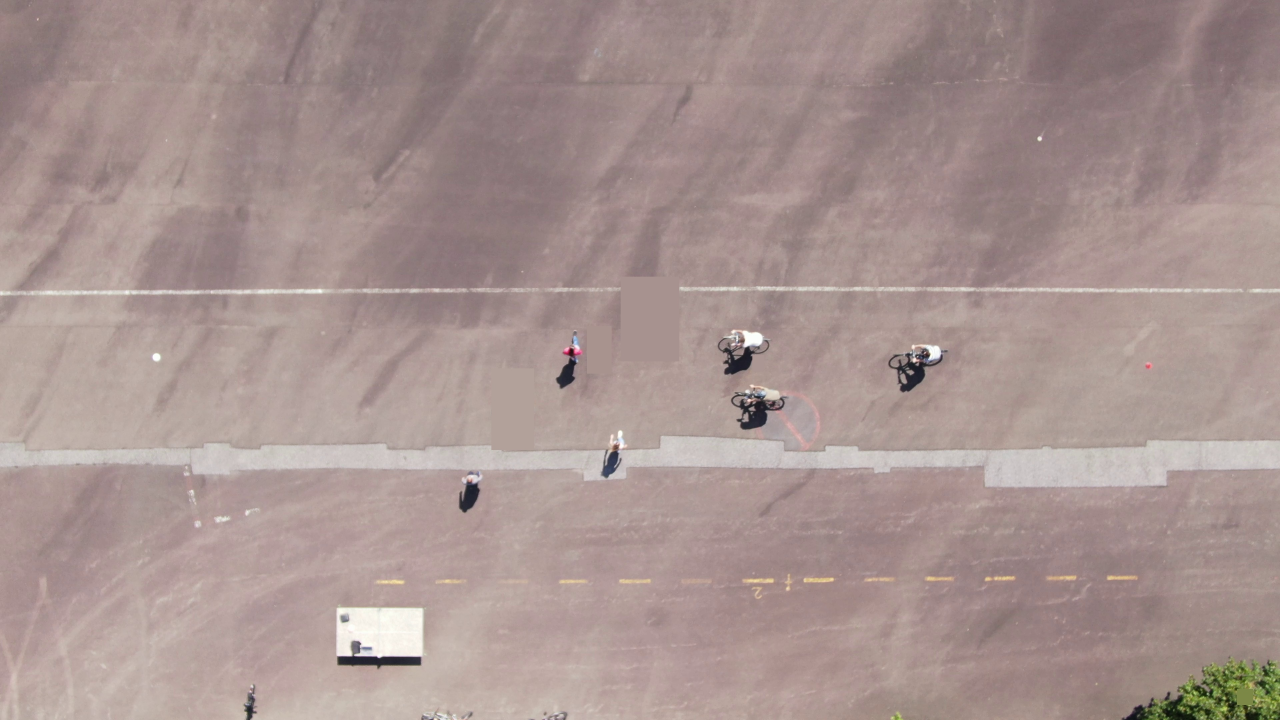
#> input picture 00120.jpg, 3840 x 2160 px, given in place of DJI_0148.mp4, which was not available (shown at 1/3 size)
$ python main_2.py
#> lines starting #> are read from the running program, lines starting #| are printed output that depends on the picture; pictures that were not available may be replaced by others from this repository, and a replacement may not be noted
# Python code for Background subtraction using OpenCV
import numpy as np
import matplotlib.pyplot as plt
import cv2
from skimage.measure import label, regionprops
from aux_func import Template_p_match, Element, assocciate, not_within_frame, wighted_associate

batch_s = 10

cap = cv2.VideoCapture('../../DJI_0148.mp4')
cap2= cv2.VideoCapture('../../DJI_0148.mp4')
fgbg = cv2.createBackgroundSubtractorKNN(batch_s,40,True)
# history, distance2threshold, detect-shadow
#fgbgmog = cv2.createBackgroundSubtractorMOG2()#10,50)
kernel = cv2.getStructuringElement(cv2.MORPH_ELLIPSE,(3,3))
kernel_dilate = cv2.getStructuringElement(cv2.MORPH_ELLIPSE,(5,5))


fourcc = cv2.VideoWriter_fourcc(*"MJPG")
writer = None

Final_Result = []

frame_id = 0
prv_regions = []
prv_frame = []
Thresh_move = 15

Traffic = []

while(1):
	ret, frame = cap.read()
#> frame is the input picture: shape (2160, 3840, 3); mean B, G, R 144.8, 148, 167.3
	print('shape: ',frame.shape)
#| shape:  (2160, 3840, 3)
	if frame_id%batch_s ==0:
		for i in range(batch_s):
			_,frame2 = cap2.read()
			fgmask = fgbg.apply(frame2,learningRate = float((batch_s-i)/batch_s))
	frame_id += 1
	#if frame_id%3 : continue
	fgmask = fgbg.apply(frame,learningRate = 0.1)
#> fgmask: shape (2160, 3840); every value is 0

	# find shadows
	fgmask_shadows = (fgmask==127)
	fgmask[fgmask>1] = 255

	fgmask = cv2.erode(fgmask,kernel,iterations = 1)

    # to cut object off
	label_image = label(fgmask)
#> label_image: shape (2160, 3840) int64; every value is 0

	Accepted_ratio = 0.25#changed
	Accepted_extent = 0.38#changed

	# first 4 frames are wrong
	regs_str = regionprops(label_image)
#> regs_str = []
	for region in regs_str:
		a = region.major_axis_length
		a+= 0.00001
		b = region.minor_axis_length
		shadow_r = 1
		if np.any(fgmask_shadows[label_image==region.label]):
			shadow_r = 0.7
		if((b/a)<(Accepted_ratio*shadow_r)) or region.extent<(Accepted_extent*shadow_r):
			# not an object (line maybe)
			fgmask[region.slice] = 0
#> this loop made 0 passes

	fgmask = cv2.dilate(fgmask,kernel_dilate,iterations = 2)

	label_image = label(fgmask)
	regs_str = regionprops(label_image)

	# another filter for objects
	for r in regs_str:
		if np.std(np.histogram(frame[r.slice],bins=256,range=(0,256))[0])<7:
			fgmask[r.slice] = 0


	label_image = label(fgmask)
	regs_str = regionprops(label_image)

	regs_ctrs = [r.centroid for r in regs_str]
#> regs_ctrs = []
	regs_sizes = [r.bbox_area for r in regs_str]
#> regs_sizes = []
	rectengles = []

	prv_centers = [r.centroid for r in prv_regions]
	if frame_id == 6:
		R,dists = assocciate(prv_centers,regs_ctrs)
		for p_pairs,d  in zip(R,dists):

			rgn = prv_regions[p_pairs[0]]
			rc = rgn.image.shape
			R_ele = regs_str[p_pairs[1]]

			E = Element(frame_id-1,prv_frame[rgn.slice],rgn)
			E.add_match(frame_id,R_ele,d)
			Traffic.append(E)
			X = np.array(R_ele.centroid).astype(int)

			rectengles.append([tuple((X[1]-rc[1],X[0]-rc[0]))
			,tuple((X[1]+rc[1],X[0]+rc[0])),E.color])
	elif frame_id>6:
		mis_matched = []
		prv_centers = [r.matching_place[-1] for r in Traffic]
		prv_sizes = [np.prod(r.size[-1]) for r in Traffic]
		#R,dists = wighted_associate(prv_centers,regs_ctrs,prv_sizes,regs_sizes)
		R,dists = assocciate(prv_centers,regs_ctrs)
		for p_pairs,d  in zip(R,dists):
			rgn = Traffic[p_pairs[0]]
			#Thresh_val = [2*Thresh_move,Thresh_move][rgn.success[-1]]
			if d> rgn.get_thresh():
				print("***** ",d)
				mis_matched.append(rgn)
				rgn.add_mismatch(frame_id)
				if len(rgn.success)>4 and np.any(rgn.success[-6:]):
					Traffic[p_pairs[0]] = []
					# TODO save if good box
					if len(rgn.success)>24:
						Final_Result.append(rgn)
					print("some boxes deleted forever")
				else:
					Traffic[p_pairs[0]] = rgn
				continue

			rc = rgn.size[-1]
			R_ele = regs_str[p_pairs[1]]

			rgn.add_match(frame_id,R_ele,d)
			Traffic[p_pairs[0]] = rgn
			X = np.array(R_ele.centroid).astype(int)

			regs_str[p_pairs[1]] = []
			rectengles.append([tuple((X[1]-rc[1],X[0]-rc[0]))
			,tuple((X[1]+rc[1],X[0]+rc[0])),rgn.color])
	Margin = 10
	for Rgn in regs_str:
		if not(Rgn):continue
		T = not_within_frame(frame,Rgn.centroid,Margin)
		if frame_id>6 and T:
			# is it comming? TODO
			#if Rgn.centroid[0] <30 or Rgn.centroid[1]
			E = Element(frame_id,frame[Rgn.slice],Rgn, matched=True)
			Traffic.append(E)
		elif not(T):
			print("shape ",Rgn.image.shape)
#> after the loop, Traffic = []


	#fgmask = cv2.dilate(fgmask,kernel_dilate,iterations = 3)
	Tr = []
	for entity in Traffic[:]:
		if entity:
			if not(not_within_frame(frame,entity.matching_place[-1],6)):
				Tr.append(entity)
			else:
				#TODO save if good
				if len(entity.success)>19:
					Final_Result.append(entity)
				print("+++++",entity.matching_place[-1])
#> after the loop, Final_Result = []; Tr = []
	Traffic = Tr[:]
	#fgmask[rgn.slice] = rgn.image

	label_image = label(fgmask)
	prv_regions =  regionprops(label_image,frame)
#> prv_regions = []

	fgmask_3 = np.dstack((fgmask,fgmask,fgmask))
#> fgmask_3: shape (2160, 3840, 3); every value is 0
	Toshow = frame.copy()
	prv_frame = Toshow.copy()
	for rect in rectengles:
		#print(rect)
		cv2.rectangle(Toshow,rect[0],rect[1],rect[2],2)

	I_com = np.hstack((fgmask_3,Toshow))#fgmask_3,fgbg.getBackgroundImage(
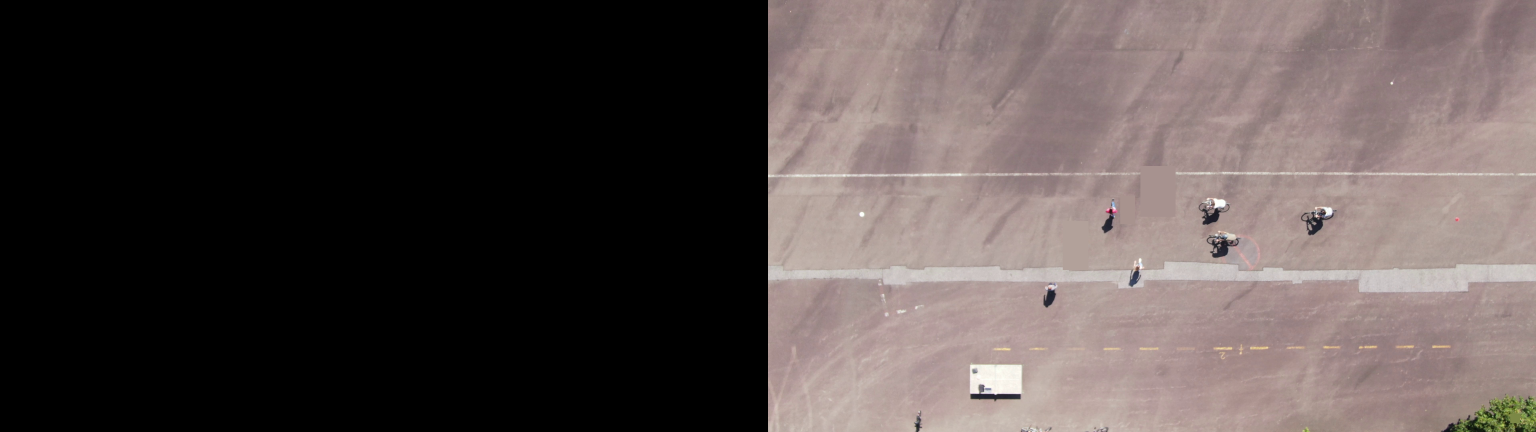
#> I_com: shape (2160, 7680, 3) (shown at 1/5 size); mean of channels 0, 1, 2 72.4, 74, 83.6; drawn as B, G, R

	scale_percent = 50 # percent of original size

	I_com = cv2.resize(I_com,
						tuple([int(x*scale_percent/100) for x in I_com.shape[::-1][1:]]))
#> I_com: shape (1080, 3840, 3)
	#plt.imshow(cv2.cvtColor(I_com, cv2.COLOR_BGR2RGB))
	if writer is None:
		writer = cv2.VideoWriter("output.avi", fourcc, 30,
		(I_com.shape[1], I_com.shape[0]), True)
	writer.write(I_com)
	cv2.imshow('fgmask', I_com)
	#cv2.imshow('frame',frame )

	k = cv2.waitKey(30) & 0xff
#> (key Esc is pressed here)

	if k == 27:
		break

cap.release()
cap2.release()
writer.release()
cv2.destroyAllWindows()


place_h = np.array([[-1,-1,-1,-1,-1] for _ in range(frame_id)])
#> place_h = [[-1, -1, -1, -1, -1]]
Towrite = place_h.ravel().copy()
#> Towrite = [-1, -1, -1, -1, -1]
for E in Final_Result:
	L = place_h.copy()
	for i,f in enumerate(E.frame_ids):
		# centroid , size, success
		L[f-1] = E.matching_place[i][0],E.matching_place[i][1],\
		E.size[i][0],E.size[i][1],E.success[i]
	Towrite = np.vstack((Towrite,L.ravel()))

np.savetxt("Trajectories.csv",Towrite[1:],delimiter=",")

print(len(Final_Result))
#| 0

$ run again, on P1_02_03_04_00001.jpg
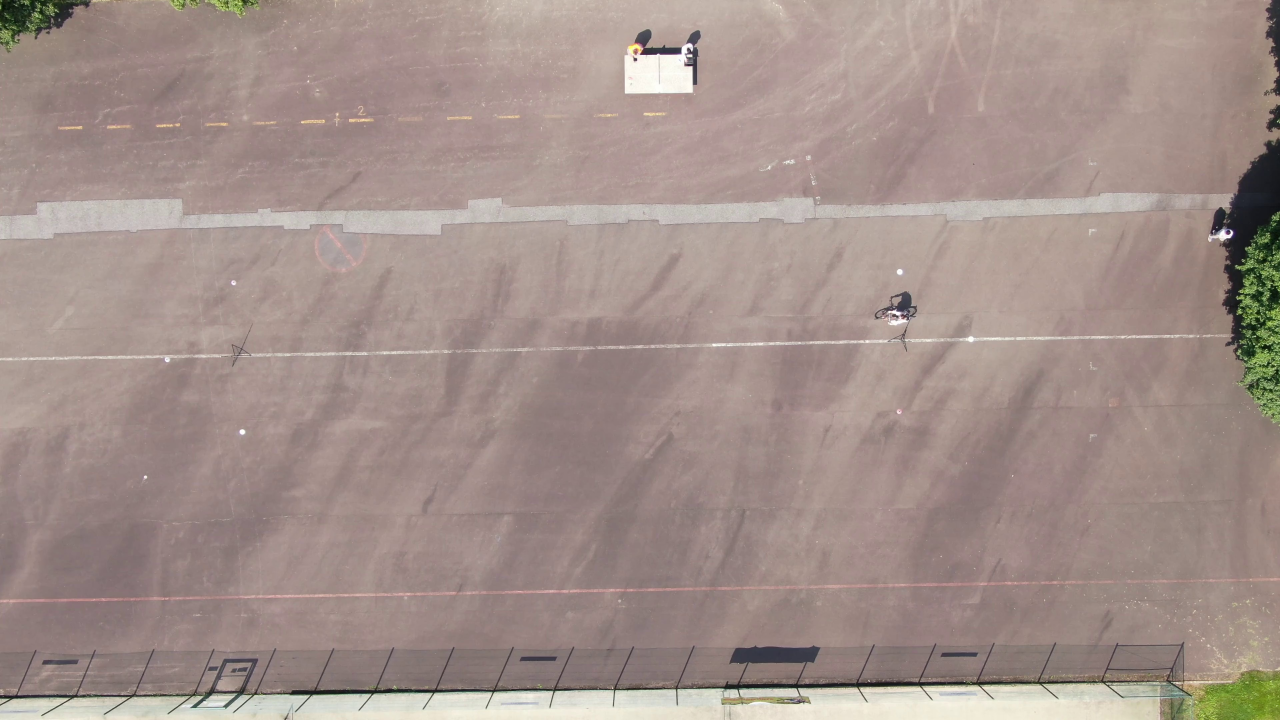
#> input picture P1_02_03_04_00001.jpg, 3840 x 2160 px, given in place of DJI_0148.mp4, which was not available (shown at 1/3 size)
#> frame is the input picture: shape (2160, 3840, 3); mean B, G, R 139, 144.9, 162.5
#| shape:  (2160, 3840, 3)
#> label_image: shape (2160, 3840) int64; every value is 0
#> regs_str = []
#> fgmask_3: shape (2160, 3840, 3); every value is 0
#> `I_com = np.hstack((fgmask_3,Toshow))#fgmask_3,fgbg.getBackgroundImage(`:
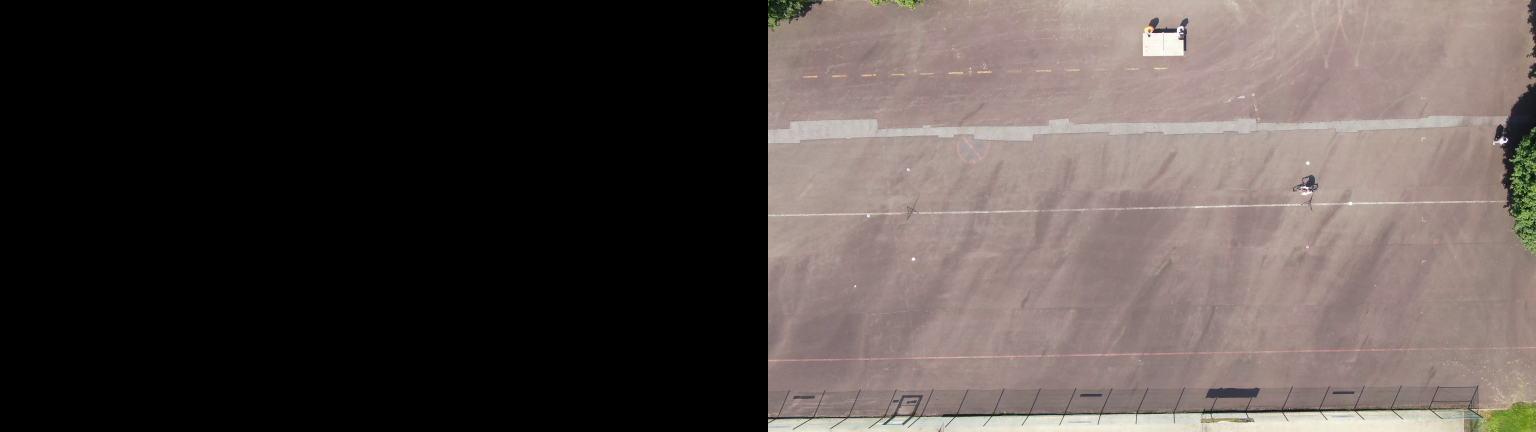
#> I_com: shape (2160, 7680, 3) (shown at 1/5 size); mean of channels 0, 1, 2 69.5, 72.5, 81.2; drawn as B, G, R
#> place_h = [[-1, -1, -1, -1, -1]]
#> Towrite = [-1, -1, -1, -1, -1]
#| 0
